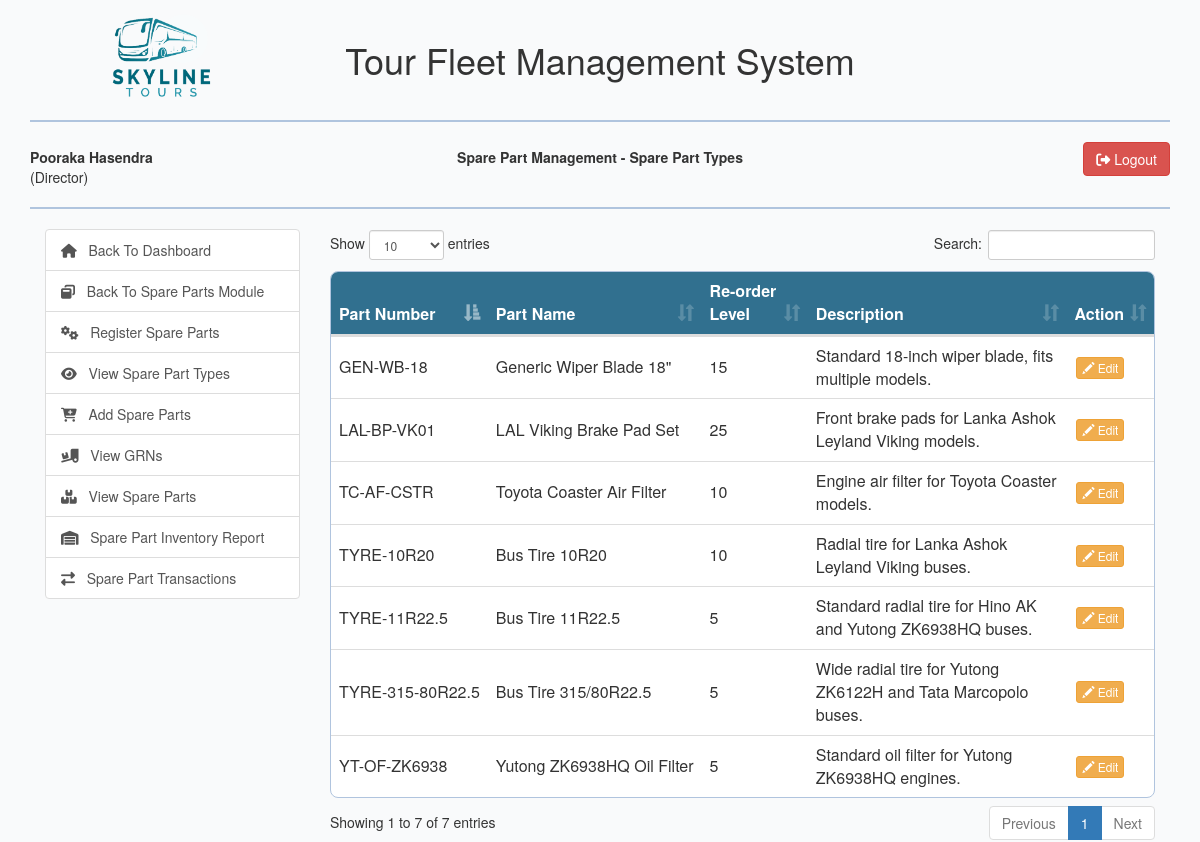
Before: /view/spare-part-types.php (signed in) with the older database file.
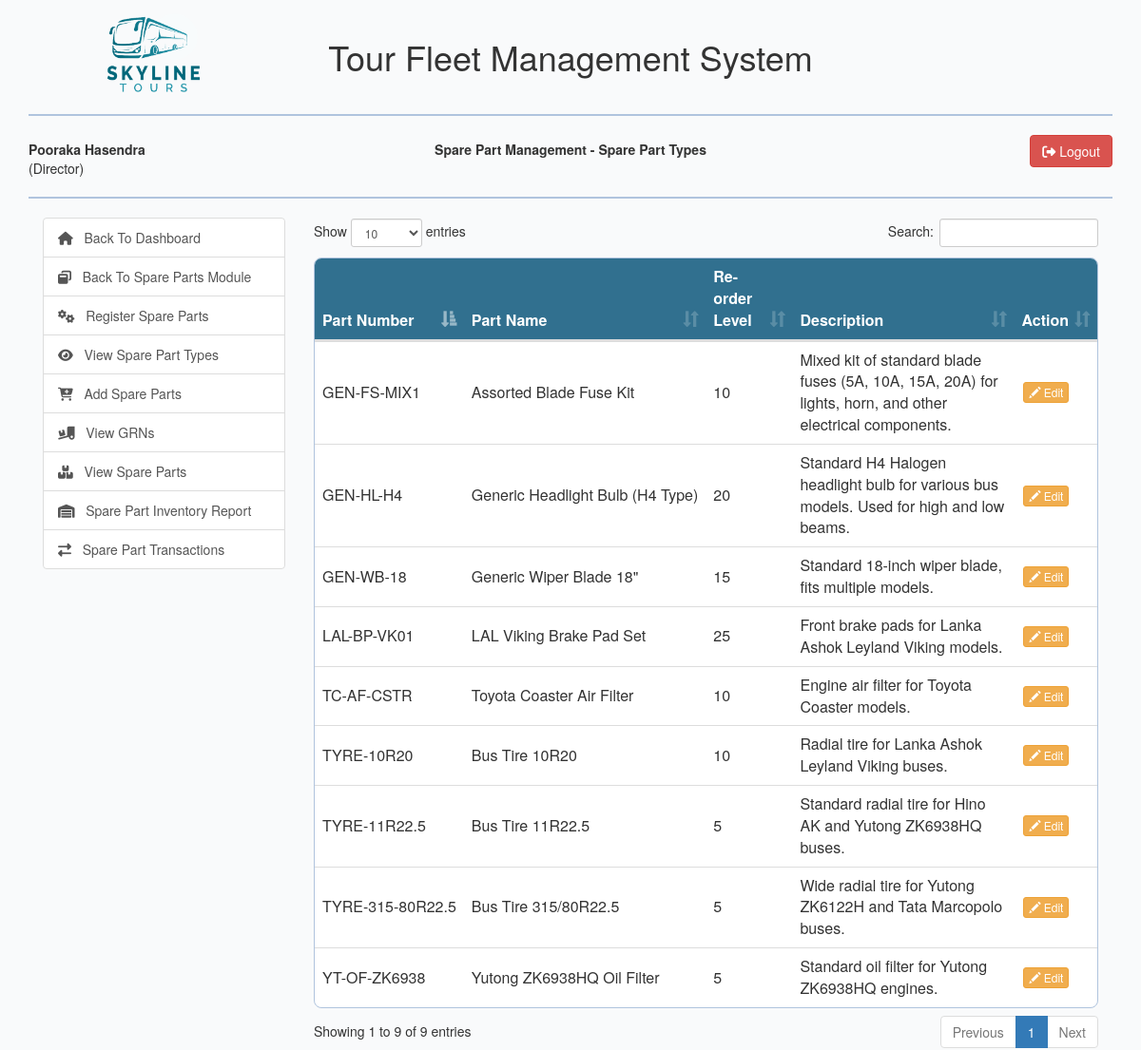
After: the same page with the newer database file.
### tables this page shows
CREATE TABLE `spare_part` (
  `part_id` int(10) NOT NULL,
  `part_number` varchar(100) NOT NULL COMMENT 'Manufacturer or internal part number (Required)',
  `part_name` varchar(255) NOT NULL,
  `description` text DEFAULT NULL,
  `quantity_on_hand` int(10) NOT NULL DEFAULT 0,
  `reorder_level` int(10) NOT NULL,
  `part_status` int(10) NOT NULL DEFAULT 1
);

### model/sparepart_model.php (called while the page is built, shortened)
<?php
class SparePart{
    public function getSpareParts(){
        $con = $GLOBALS["con"];
        $sql = "SELECT * FROM spare_part WHERE 	part_status!=-1";
        $result = $con->query($sql) or die($con->error);
        return $result;
    }
}

### view/spare-part-types.php (the view, shortened to what this page needs)
<?php
include_once '../model/sparepart_model.php';
$sparePartObj = new SparePart();
$sparePartTypeResult = $sparePartObj->getSpareParts();
?>
<html lang="en">
<head>
    <link rel="stylesheet" type="text/css" href="../css/dataTables.bootstrap.min.css"/>
    <?php include_once "../includes/bootstrap_css_includes.php"?>
</head>
<body>
    <div class="container">
        <?php include_once "../includes/header_row_includes.php";?>
        <div class="col-md-3">
            <?php include_once "../includes/spareparts_functions.php"; ?>
        </div>
        <div class="col-md-9">
            <div class="row">
                <div class="col-md-6 col-md-offset-3">
                </div>
            </div>
            <div class="row">
                <div class="col-md-12">
                    <table class="table" id="spare_part_types">
                        <thead>
                            <tr>
                                <th>Part Number</th>
                                <th>Part Name</th>
                                <th>Re-order Level</th>
                                <th>Description</th>
                                <th>Action</th>
                            </tr>
                        </thead>
                        <tbody>
                            <?php while($sparePartTypeRow = $sparePartTypeResult->fetch_assoc()){ ?>
                            <tr>
                                <td style="white-space: nowrap"><?php echo $sparePartTypeRow['part_number'];?></td>
                                <td style="white-space: nowrap"><?php echo $sparePartTypeRow['part_name'];?></td>
                                <td><?php echo $sparePartTypeRow['reorder_level'];?></td>
                                <td><?php echo $sparePartTypeRow['description'];?></td>
                                <td>
                                    <a href="edit-spare-part-type.php?part_id=<?php echo base64_encode($sparePartTypeRow['part_id']); ?>"
                                       class="btn btn-xs btn-warning" style="margin:2px;display:<?php echo checkPermissions(100); ?>">
                                        <span class="glyphicon glyphicon-pencil"></span>
                                        Edit
                                    </a>
                                </td>
                            </tr>
                            <?php } ?>
                        </tbody>
                    </table>
                </div>
            </div>
        </div>
    </div>
</body>
</html>

Changed rows visible on the page:
added spare_part: part_number "GEN-HL-H4", part_name "Generic Headlight Bulb (H4 Type)", reorder_level "20", description "Standard H4 Halogen headlight bulb for various bus models. Used for high and low beams."
added spare_part: part_number "GEN-FS-MIX1", part_name "Assorted Blade Fuse Kit", reorder_level "10", description "Mixed kit of standard blade fuses (5A, 10A, 15A, 20A) for lights, horn, and other electrical components."
Other visible differences:
text written by a page script: "Show entries Search: Showing 1 to 7 of 7 entries Previous 1 Next" → "Show entries Search: Showing 1 to 9 of 9 entries Previous 1 Next"
